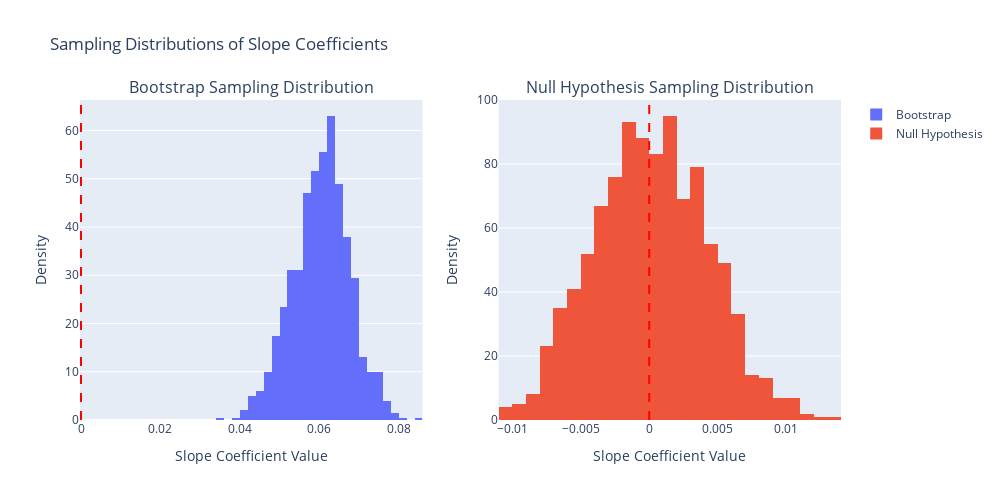

Here is the notebook cell this chart was saved with:
### Markdown cell above
### Question 10

### Code cell
import numpy as np
import pandas as pd
import seaborn as sns
import statsmodels.formula.api as smf
import plotly.graph_objects as go
from plotly.subplots import make_subplots

# Load Old Faithful dataset
old_faithful = sns.load_dataset('geyser')

# Define long wait times and extract data
long_wait_limit = 62
long_wait = old_faithful.waiting >= long_wait_limit
long_wait_data = old_faithful[long_wait]

# Step 1: Bootstrap Analysis
n_bootstrap = 1000
bootstrap_slopes = []

for _ in range(n_bootstrap):
    bootstrap_sample = long_wait_data.sample(n=len(long_wait_data), replace=True)
    model = smf.ols('duration ~ waiting', data=bootstrap_sample)
    fitted_model = model.fit()
    bootstrap_slopes.append(fitted_model.params['waiting'])

# Step 2: Null Hypothesis Simulations
n = 160
beta_0 = 1.65
beta_1 = 0
sigma = 0.37
n_simulations = 1000
simulated_slopes = []

for _ in range(n_simulations):
    # Randomly sample n waiting times from the original data
    waiting_values = np.random.choice(long_wait_data['waiting'].values, size=n, replace=True)
    
    # Simulate Y-values under null hypothesis
    y_simulated = beta_0 + beta_1 * waiting_values + np.random.normal(scale=sigma, size=n)
    sim_data = pd.DataFrame({'waiting': waiting_values, 'duration': y_simulated})
    
    # Fit model and collect slope
    sim_model = smf.ols('duration ~ waiting', data=sim_data).fit()
    simulated_slopes.append(sim_model.params['waiting'])

# Create improved visualizations using subplots
fig = make_subplots(rows=1, cols=2,
                    subplot_titles=('Bootstrap Sampling Distribution',
                                  'Null Hypothesis Sampling Distribution'))

# Bootstrap distribution plot
fig.add_trace(
    go.Histogram(x=bootstrap_slopes, 
                 name='Bootstrap',
                 histnorm='probability density',
                 nbinsx=30),
    row=1, col=1
)

# Null hypothesis distribution plot
fig.add_trace(
    go.Histogram(x=simulated_slopes, 
                 name='Null Hypothesis',
                 histnorm='probability density',
                 nbinsx=30),
    row=1, col=2
)

# Add vertical line at 0 for reference
fig.add_vline(x=0, line_dash="dash", line_color="red", row=1, col=1)
fig.add_vline(x=0, line_dash="dash", line_color="red", row=1, col=2)

# Update layout
fig.update_layout(
    title_text="Sampling Distributions of Slope Coefficients",
    showlegend=True,
    height=500,
    width=1000
)

fig.update_xaxes(title_text="Slope Coefficient Value", row=1, col=1)
fig.update_xaxes(title_text="Slope Coefficient Value", row=1, col=2)
fig.update_yaxes(title_text="Density", row=1, col=1)
fig.update_yaxes(title_text="Density", row=1, col=2)

fig.show(renderer="png")

# Calculate and report statistical measures
bootstrap_ci = np.percentile(bootstrap_slopes, [2.5, 97.5])
print(f"\n95% Bootstrap CI: [{bootstrap_ci[0]:.4f}, {bootstrap_ci[1]:.4f}]")
print(f"Contains zero: {(bootstrap_ci[0] <= 0 <= bootstrap_ci[1])}")

# Compare with original model p-value
original_model = smf.ols('duration ~ waiting', data=long_wait_data).fit()
original_p = original_model.pvalues['waiting']  # This is the corrected line
print(f"\nOriginal model p-value: {original_p:.4f}")

# Calculate simulated p-value
observed_slope = original_model.params['waiting']
simulated_p = np.mean(np.abs(simulated_slopes) >= np.abs(observed_slope))
print(f"Simulated p-value: {simulated_p:.4f}")

### Figure 1 — Plotly figure (JSON) as saved in the notebook; plotly's stock layout.template omitted (floating-point values rounded to 4 significant figures; data arrays with more than 128 entries replaced by an {"elided": "..."} marker saying what was removed)
{"data": [{"histnorm": "probability density", "name": "Bootstrap", "nbinsx": 30, "type": "histogram", "x": {"elided": "1000 float values"}, "xaxis": "x", "yaxis": "y"}, {"histnorm": "probability density", "name": "Null Hypothesis", "nbinsx": 30, "type": "histogram", "x": {"elided": "1000 float values"}, "xaxis": "x2", "yaxis": "y2"}], "layout": {"annotations": [{"font": {"size": 16}, "showarrow": false, "text": "Bootstrap Sampling Distribution", "x": 0.225, "xanchor": "center", "xref": "paper", "y": 1, "yanchor": "bottom", "yref": "paper"}, {"font": {"size": 16}, "showarrow": false, "text": "Null Hypothesis Sampling Distribution", "x": 0.775, "xanchor": "center", "xref": "paper", "y": 1, "yanchor": "bottom", "yref": "paper"}], "height": 500, "shapes": [{"line": {"color": "red", "dash": "dash"}, "type": "line", "x0": 0, "x1": 0, "xref": "x", "y0": 0, "y1": 1, "yref": "y domain"}, {"line": {"color": "red", "dash": "dash"}, "type": "line", "x0": 0, "x1": 0, "xref": "x2", "y0": 0, "y1": 1, "yref": "y2 domain"}], "showlegend": true, "title": {"text": "Sampling Distributions of Slope Coefficients"}, "width": 1000, "xaxis": {"anchor": "y", "domain": [0, 0.45], "title": {"text": "Slope Coefficient Value"}}, "xaxis2": {"anchor": "y2", "domain": [0.55, 1], "title": {"text": "Slope Coefficient Value"}}, "yaxis": {"anchor": "x", "domain": [0, 1], "title": {"text": "Density"}}, "yaxis2": {"anchor": "x2", "domain": [0, 1], "title": {"text": "Density"}}}}
